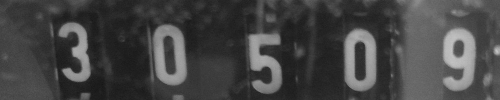
#> input picture images/digits.png, 500 x 100 px
$ python image_histograms.py   (Python 2 division)
#> lines starting #> are read from the running program, lines starting #| are printed output that depends on the picture
#!/usr/bin/env python

'''
Code for drawing image intensity histograms along the rows and columns.
'''

import cv2
import matplotlib
import matplotlib.pyplot as plt
import numpy as np

def histograms(gray):
    h,w = gray.shape[0:2]

    all_stddev = np.std(gray)
    all_mean = np.mean(gray)

    ROW_AXIS = 1
    COL_AXIS = 0

    row_stddev = np.std(gray, ROW_AXIS)
    row_mean = np.mean(gray, ROW_AXIS)

    col_stddev = np.std(gray, COL_AXIS)
    col_mean = np.mean(gray, COL_AXIS)

    plt.figure()

    ax_image = plt.subplot(323)
    ax_image.set_xticks(range(0,w+1,100))
    ax_image.set_yticks(range(0,h+1,50))
    plt.imshow(matplotlib_image(gray))

    ax_cols = plt.subplot(321, sharex=ax_image)
    plt.plot(col_stddev, 'r', label='std')
    plt.plot(col_mean, 'b', label='mean')
    plt.hlines([np.mean(col_stddev)], 0,w-1, 'r')
    plt.hlines([np.mean(col_mean)], 0,w-1, 'b')
    ax_cols.legend()
    plt.title('By column')

    ax_rows = plt.subplot(324, sharey=ax_image)
    # rotate it by changing xs and ys
    xs = range(h)
    plt.plot(row_stddev,xs, 'r', label='std')
    plt.plot(row_mean, xs,'b', label='mean')
    plt.vlines([np.mean(row_stddev)], 0,h-1, 'r')
    plt.vlines([np.mean(row_mean)], 0,h-1, 'b')
    ax_rows.legend()
    plt.title('By row')

    # High standard deviation blocks
    cs = moving_mean(col_stddev, 5)
    rs = moving_mean(row_stddev, 5)
    col_mean = np.mean(col_stddev) * 1.0
    row_mean = np.mean(row_stddev) * 0.7
    high_std_cols = [x for x in range(w) if cs[x] >= col_mean]
    high_std_rows = [y for y in range(h) if rs[y] >= row_mean]
    shrunk = gray[:,high_std_cols]
    shrunk = shrunk[high_std_rows,:]
    plt.subplot(325)
    plt.imshow(matplotlib_image(shrunk))
    plt.title('High standard deviation blocks')

    smart = shrink_low_standard_deviation_stripes(gray)
    plt.subplot(326)
    plt.imshow(matplotlib_image(smart))
    plt.title('Reduced low standard-deviation stripes')

    plt.show()


def matplotlib_image(image):
    """Convert an image to the colour RGB format used by matplotlib."""
    if image.ndim == 2:
        rgb = cv2.cvtColor(image, cv2.COLOR_GRAY2RGB)
    else:
        rgb = cv2.cvtColor(image, cv2.COLOR_BGR2RGB)
    return rgb


def moving_mean(xs, window_size=10):
    """Calculate the mean of a window around each point x in the range xs."""
    return [np.mean(xs[(x-window_size/2):(x+window_size/2)]) for x in range(len(xs))]


def shrink_low_standard_deviation_stripes(img):
    # Use the standard deviations for the original image
    # for shrinking both directions
    column_stds = np.std(img,0)
    row_stds = np.std(img,1)
    reduced_x = shrink_low_standard_deviation_columns(img, column_stds, 1.2, 3.0)
    reduced_xy = shrink_low_standard_deviation_rows(reduced_x, row_stds, 0.8, 3.0)
    return reduced_xy

def shrink_low_standard_deviation_columns(img, column_stds=None, mean_threshold_factor=1.0, cumulative_threshold_factor=5.0):
    select_column_range = lambda i1,i2: img[:,i1:i2]
    h = img.shape[0]
    if column_stds is None:
        column_stds = np.std(img, 0)
    slices = slice_image(column_stds, 1, select_column_range, mean_threshold_factor, cumulative_threshold_factor)
    return np.hstack([slice.astype(np.uint8).reshape((h,1)) for slice in slices])

def shrink_low_standard_deviation_rows(img, row_stds=None, mean_threshold_factor=1.0, cumulative_threshold_factor=5.0):
    select_row_range = lambda i1,i2: img[i1:i2,:]
    if row_stds is None:
        row_stds = np.std(img, 1)
    slices = slice_image(row_stds, 0, select_row_range, mean_threshold_factor, cumulative_threshold_factor)
    w = img.shape[1]
    return np.vstack([slice.astype(np.uint8).reshape((1,w)) for slice in slices])


def slice_image(stds, avg_axis, select_slice, mean_threshold_factor, cumulative_threshold_factor):
    """
    Cut image into slices according to the standard deviations.
    If the standard deviation for a slice is above the mean
    the slice is transfered verbatim, otherwise it is averaged with
    its adjacent low-standard-deviation slices.
    """
    mean_std = np.mean(stds)
    end_of_image = stds.shape[0]
    slices = []
    cursor = 0
    max_slice_cumsum = cumulative_threshold_factor*mean_std
    verbatim_threshold = mean_std * mean_threshold_factor
    take_verbatim = lambda i: stds[i] >= verbatim_threshold
    continue_slice = False
    while (cursor < end_of_image):
        slice = None
        if take_verbatim(cursor):
            # Take high standard deviation slices
            slice = select_slice(cursor,cursor+1)
            cursor += 1
        else:
            # Average out low std.dev. slices
            cumsum = 0
            begin = cursor
            while (cursor < end_of_image) and (not take_verbatim(cursor)) and (cumsum < max_slice_cumsum):
                cumsum += stds[cursor]
                cursor += 1
            end = cursor
            avg_slice = np.mean(select_slice(begin,end), avg_axis)
            slice = avg_slice
        slices.append(slice)
    return slices


if  __name__ == '__main__':
    raw = cv2.imread('../images/digits.png')
#> raw is the input picture: shape (100, 500, 3); min 22, max 195, mean 68.8
    gray = cv2.cvtColor(raw, cv2.COLOR_BGR2GRAY)
    plt.close('all')
    histograms(gray)
#> in histograms, `all_stddev = np.std(gray)`: all_stddev = 37.03
#> in histograms, `all_mean = np.mean(gray)`: all_mean = 68.81
#> in histograms, `row_stddev = np.std(gray, ROW_AXIS)`: row_stddev = 100 values, max 47.43 at index 59, min 20.57 at index 94, mean 34.59
#> in histograms, `row_mean = np.mean(gray, ROW_AXIS)`: row_mean = 100 values, max 78.67 at index 36, min 53.59 at index 20, mean 68.81
#> in histograms, `col_stddev = np.std(gray, COL_AXIS)`: col_stddev = 500 values, max 55.52 at index 350, min 2.82 at index 409, mean 19.59
#> in histograms, `col_mean = np.mean(gray, COL_AXIS)`: col_mean = 500 values, max 135.9 at index 465, min 33.23 at index 94, mean 68.81
#> in histograms, `cs = moving_mean(col_stddev, 5)`: cs = 500 items, first 6: nan, nan, 5.37, 5.85, 6.35, 6.72
#> in histograms, `rs = moving_mean(row_stddev, 5)`: rs = 100 items, first 6: nan, nan, 23.95, 23.43, 22.93, 22.37
#> in histograms, `col_mean = np.mean(col_stddev) * 1.0`: col_mean = 19.59
#> in histograms, `row_mean = np.mean(row_stddev) * 0.7`: row_mean = 24.21
#> in histograms, `high_std_cols = [x for x in range(w) if cs[x] >= col_mean]`: high_std_cols = 167 values from 60 to 499
#> in histograms, `high_std_rows = [y for y in range(h) if rs[y] >= row_mean]`: high_std_rows = 67 values from 25 to 91
#> in histograms, `shrunk = gray[:,high_std_cols]`:
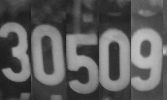
#> shrunk: shape (100, 167); min 26, max 195, mean 92.5
#> in histograms, `shrunk = shrunk[high_std_rows,:]`:
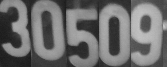
#> shrunk: shape (67, 167); min 26, max 195, mean 108.5
#> in shrink_low_standard_deviation_stripes, `column_stds = np.std(img,0)`: column_stds has the same summary as col_stddev in histograms
#> in shrink_low_standard_deviation_stripes, `row_stds = np.std(img,1)`: row_stds has the same summary as row_stddev in histograms
#> in slice_image, `mean_std = np.mean(stds)`: mean_std = 19.59
#> in slice_image, `max_slice_cumsum = cumulative_threshold_factor*mean_std`: max_slice_cumsum = 58.76
#> in slice_image, `verbatim_threshold = mean_std * mean_threshold_factor`: verbatim_threshold = 23.5
#> after the loop in slice_image, `while (cursor < end_of_image):`: cursor = 500; slices = 208 items
#> in shrink_low_standard_deviation_columns, `return np.hstack([slice.astype(np.uint8).reshape((h,1)) for slice in s..`:
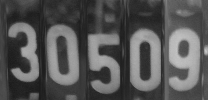
#> returned value: shape (100, 208); min 27, max 195, mean 85.2
#> in shrink_low_standard_deviation_rows, `slices = slice_image(row_stds, 0, select_row_range, mean_threshold_fac..`: slices = 72 items
#> in shrink_low_standard_deviation_rows, `return np.vstack([slice.astype(np.uint8).reshape((1,w)) for slice in s..`:
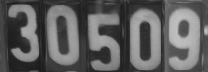
#> returned value: shape (72, 208); min 27, max 195, mean 95.1
#> in histograms, `plt.show()`:
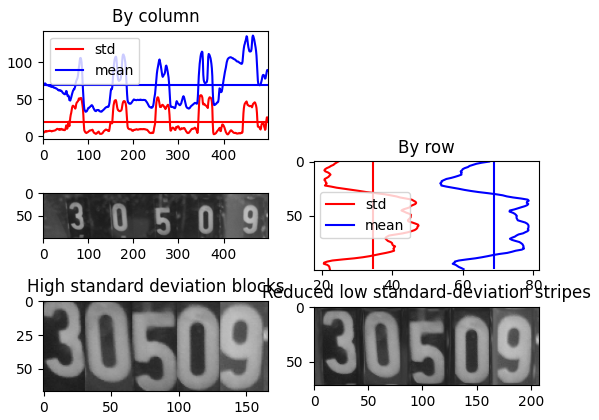
#> figure drawn by matplotlib, 5 panels; panel 2: curve peaks at x = 350, y = 55.52; panel 2: curve peaks at x = 465, y = 135.9

$ run again, with images/paper_on_table.jpg saved as images/digits.png
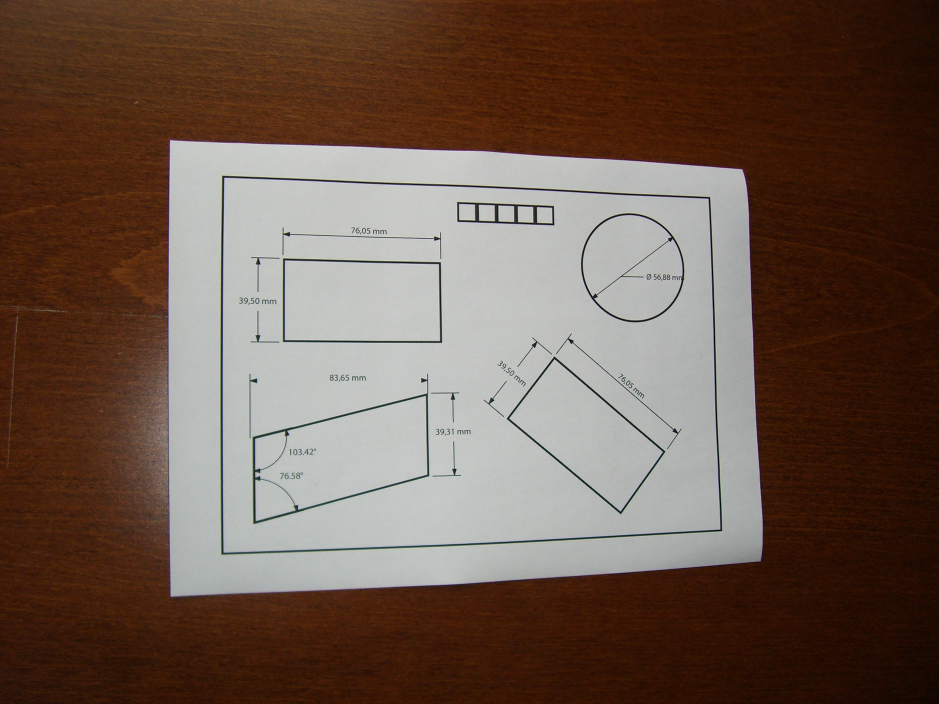
#> input picture images/paper_on_table.jpg, 2816 x 2112 px (shown at 1/3 size)
#> raw is the input picture: shape (2112, 2816, 3); mean B, G, R 76.7, 88.6, 108.9
#> `gray = cv2.cvtColor(raw, cv2.COLOR_BGR2GRAY)`:
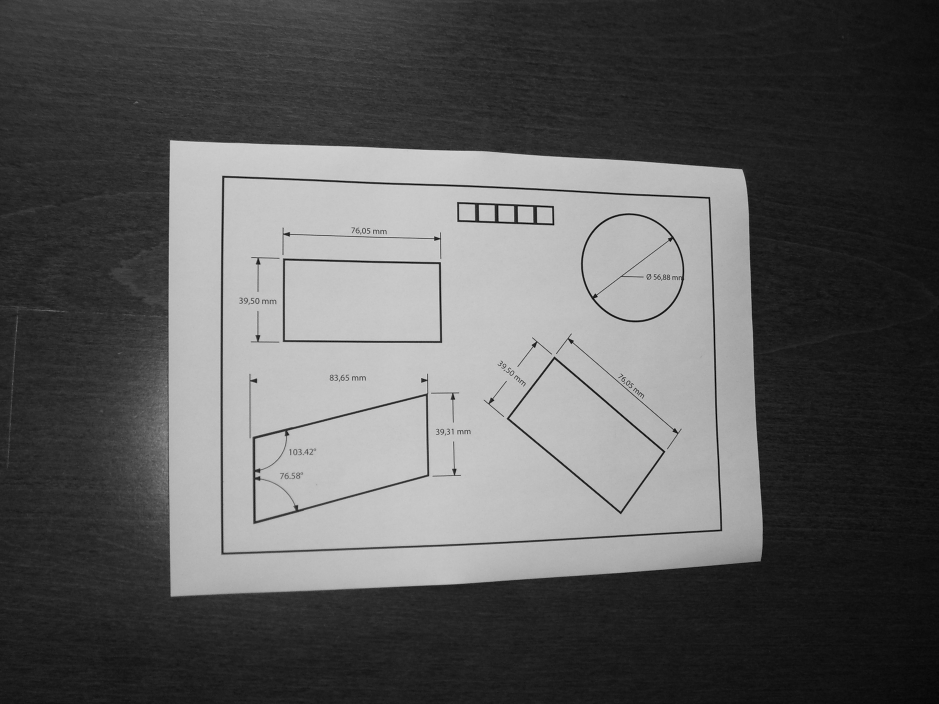
#> gray: shape (2112, 2816) (shown at 1/3 size); min 0, max 231, mean 93.3
#> all_stddev = 74.11
#> all_mean = 93.33
#> row_stddev = 2112 values, max 81.71 at index 478, min 5.64 at index 2090, mean 52.09
#> in histograms, `row_mean = np.mean(gray, ROW_AXIS)`: row_mean = 2112 values, max 133.5 at index 514, min 24.46 at index 2111, mean 93.33
#> col_stddev = 2816 values, max 77.73 at index 1551, min 3.19 at index 2722, mean 48.32
#> in histograms, `col_mean = np.mean(gray, COL_AXIS)`: col_mean = 2816 values, max 143.2 at index 659, min 17.32 at index 2814, mean 93.33
#> cs = 2816 items, first 6: nan, nan, 7.82, 7.89, 7.98, 8.04
#> rs = 2112 items, first 6: nan, nan, 20.05, 20, 19.96, 19.96
#> in histograms, `col_mean = np.mean(col_stddev) * 1.0`: col_mean = 48.32
#> in histograms, `row_mean = np.mean(row_stddev) * 0.7`: row_mean = 36.46
#> high_std_cols = 1768 values from 507 to 2274
#> high_std_rows = 1352 values from 428 to 1779
#> rgb: shape (1352, 1768, 3)
#> column_stds has the same summary as col_stddev in histograms
#> row_stds has the same summary as row_stddev in histograms
#> mean_std = 48.32
#> max_slice_cumsum = 145
#> verbatim_threshold = 57.99
#> after the loop in slice_image, `while (cursor < end_of_image):`: cursor = 2816; slices = 1813 items
#> in shrink_low_standard_deviation_rows, `slices = slice_image(row_stds, 0, select_row_range, mean_threshold_fac..`: slices = 1406 items
#> in shrink_low_standard_deviation_rows, `return np.vstack([slice.astype(np.uint8).reshape((1,w)) for slice in s..`:
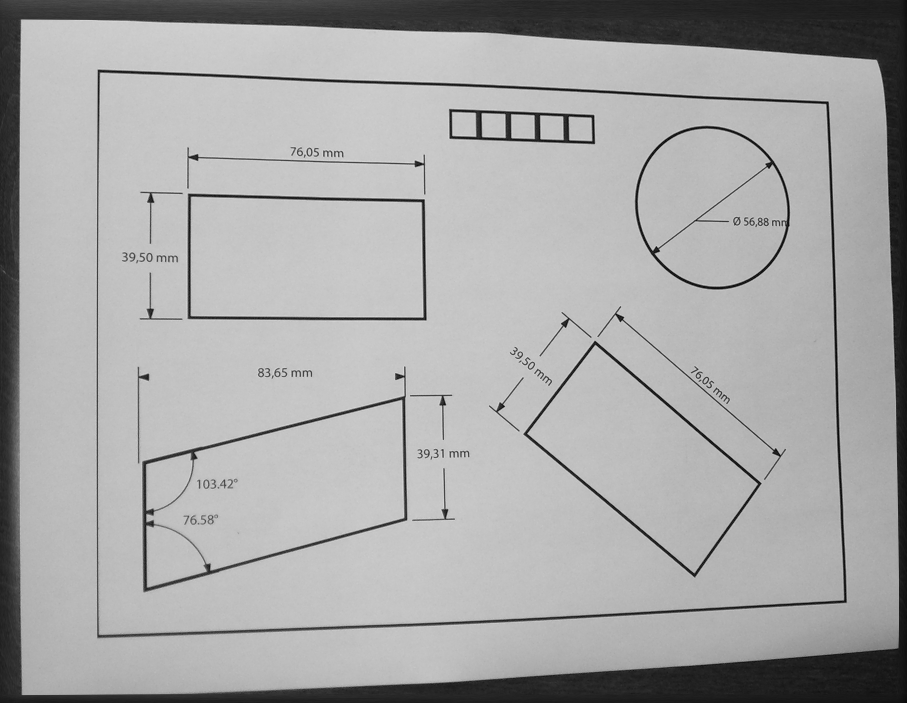
#> returned value: shape (1406, 1813) (shown at 1/2 size); min 0, max 231, mean 167.6
#> rgb: shape (1406, 1813, 3)
